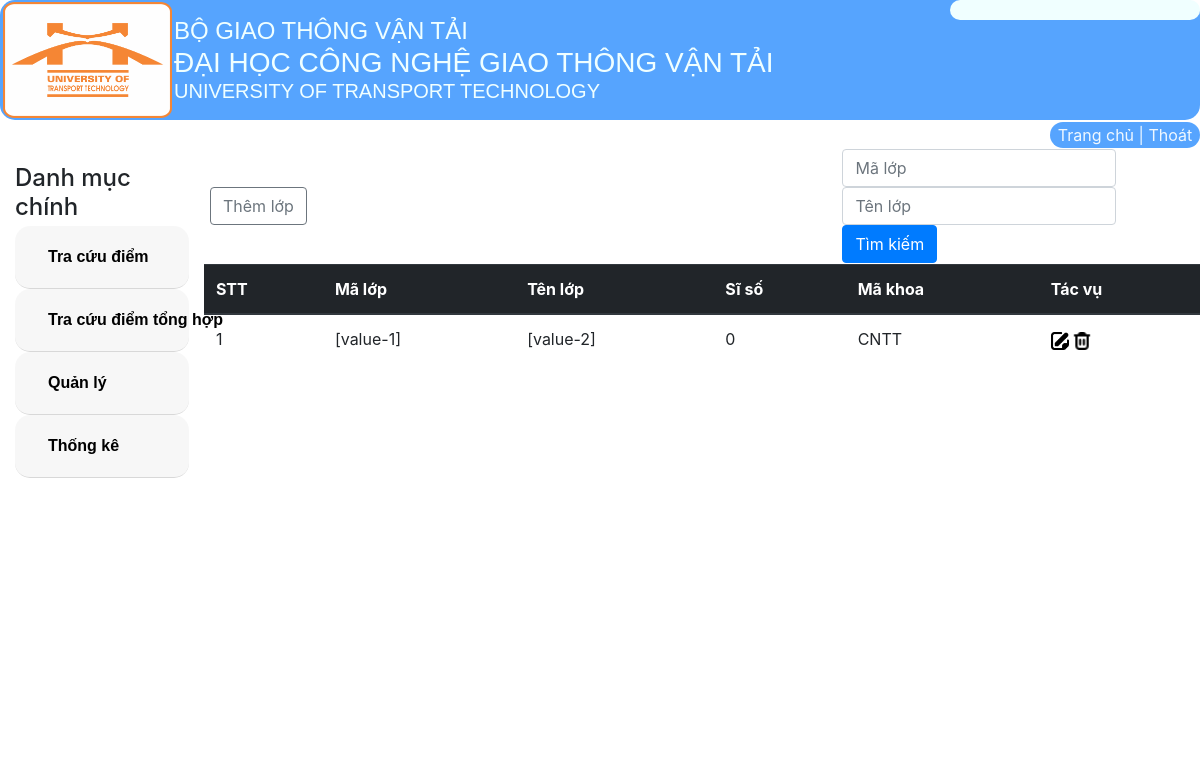
The page /DanhSachLop/ on the database its author committed.
### tables this page shows
CREATE TABLE `lop` (
  `malop` varchar(30) NOT NULL,
  `tenlop` varchar(30) NOT NULL,
  `siso` int(11) NOT NULL,
  `makhoa` varchar(30) NOT NULL
);

### MVC/Core/controller.php (called while the page is built, shortened)
<?php
class Controller
{
    public function mode($mode){
        return new $mode;
    }
    function view($view, $data= []){
        include_once './MVC/Views/'.$view.'.php';
    }
}

### MVC/Controllers/DanhSachLop.php (called while the page is built, shortened)
<?php
class DanhSachLop extends Controller
{
    protected $lop;
    function __construct()
    {
        $this->lop = $this->mode('Lop');
    }
    function Get_data()
    {
        $this->view('MasterLayout', [
            'page' => 'Lop_v',
            'dulieu' => $this->lop->lop_find('', '')
        ]);
    }
}
?>

### MVC/Core/app.php (called while the page is built, shortened)
<?php
class app
{
    protected $action = 'Get_data';
    function __construct()
    {
        $arr = $this->ProcessURL();
        if($arr!=null){
            if(file_exists("./MVC/Controllers/".$arr[0].".php")){
                $this->controller=$arr[0];
                unset($arr[0]);
            }
        }
        $this->controller=new $this->controller;
        if(isset($arr[1])){
            unset($arr[1]);
        }
        $this->params=$arr?array_values($arr):[];
        call_user_func_array([$this->controller,$this->action],$this->params);
    }
    function ProcessURL(){
        if(isset($_GET['url'])){
            return explode("/",filter_var(trim($_GET['url']),FILTER_DEFAULT));
        }
    }
}
?>

### index.php (called while the page is built, shortened)
<?php
$myapp = new app();
?>

### MVC/Core/connectDB.php (called while the page is built, shortened)
<?php
class connectDB{
    protected $servername="localhost";
    protected $username="root";
    protected $password="";
    protected $dbname="btl_quanlydiem";
    function __construct(){
        $this->con=mysqli_connect($this->servername,$this->username,$this->password,$this->dbname);
    }
}
?>

### MVC/Models/Lop.php (called while the page is built, shortened)
<?php
class Lop extends connectDB{
    function lop_find($malop,$tenlop){
        $sql_lop_find="SELECT * FROM lop where malop like '%$malop%' and tenlop like '%$tenlop%'";
        return mysqli_query($this->con,$sql_lop_find);
    }
}
?>

### MVC/Views/Pages/Lop_v.php (the view, shortened to what this page needs)
<!DOCTYPE html>
<html lang="en">
<head>
   <link rel="stylesheet" href="Public/Css/style.css">
   <link rel="stylesheet" href="Public/Css/css_bootstrap.min.css">
   <link rel="stylesheet" href="https://stackpath.bootstrapcdn.com/bootstrap/4.1.1/css/bootstrap.min.css">
</head>
<body>
      <table style="width: 100%;">
         <tr>
            <td style="width: 64%;"><a href="http://localhost/BTL_QuanLyDiem/DanhSachLop/Them"><button class="btn btn-outline-secondary" name="btnThemlop"
                     style="margin: 5px;">Thêm
                     lớp</button></a></td>
            <td>
            <form action="http://localhost/BTL_QuanLyDiem/DanhSachLop/Timkiem" method="post">
               <form >
                  <div class="form-inline">
                     <input type="text" name="txtMalop" class="form-control" placeholder="Mã lớp" value="<?php if (isset($data['ml']))
                        echo $data['ml'] ?>">
                        <input type="text" name="txtTenlop" class="form-control" placeholder="Tên lớp" value="<?php if (isset($data['tl']))
                        echo $data['tl'] ?>">
                        <input type="submit" class="btn btn-primary" name="btnTimkiem" value="Tìm kiếm">
                     </div>
                  </form>
               </td>
            </tr>
         </table>
         <table class="table">
            <thead class="thead-dark">
               <tr>
                  <th>STT</th>
                  <th>Mã lớp</th>
                  <th>Tên lớp</th>
                  <th>Sĩ số</th>
                  <th>Mã khoa</th>
                  <th>Tác vụ</th>
               </tr>
            </thead>
            <tbody>
               <?php
                     if (isset($data['dulieu']) && $data['dulieu'] != null) {
                        $i = 1;
                        while ($row = mysqli_fetch_array($data['dulieu'])) {
                           ?>
                  <tr>
                     <td>
                        <?php echo $i++ ?>
                     </td>
                     <td>
                        <?php echo $row['malop'] ?>
                     </td>
                     <td>
                        <?php echo $row['tenlop'] ?>
                     </td>
                     <td>
                        <?php echo $row['siso'] ?>
                     </td>
                     <td>
                        <?php echo $row['makhoa'] ?>
                     </td>
                     <td>
                        <a href="http://localhost/BTL_QuanLyDiem/DanhSachLop/Sua/<?php echo $row['malop'] ?>"><img class="icon" src="Public/Images/note.png" alt="note"></a>
                        <a href="http://localhost/BTL_QuanLyDiem/DanhSachLop/Xoa/<?php echo $row['malop'] ?>"><img
                              class="icon" src="Public/Images/trash.png" alt="trash"></a>
                     </td>
                  </tr>
                  <?php
                        }
                     }
                     ?>
         </tbody>
      </table>
</body>
</html>

### Public/Css/style.css (style rules this page uses)
.icon { width: 18px; height: 18px; }

### rows shown on the page
lop: malop "[value-1]", tenlop "[value-2]", siso "0", makhoa "CNTT"
